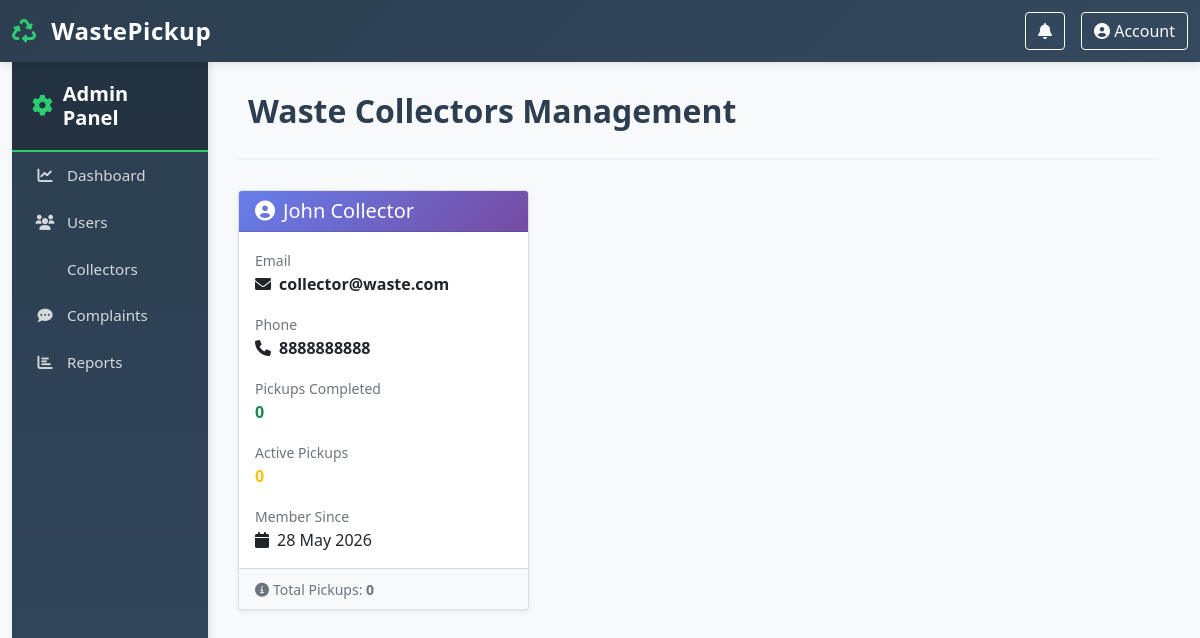
/admin/collectors (signed in), run on the app's committed database.
### app.py (models this page shows)
class User(db.Model):
    id = db.Column(db.Integer, primary_key=True)
    name = db.Column(db.String(100), nullable=False)
    email = db.Column(db.String(120), unique=True, nullable=False)
    password = db.Column(db.String(200), nullable=False)
    phone = db.Column(db.String(15), nullable=False)
    role = db.Column(db.String(20), default='user')  # user, collector, admin
    points = db.Column(db.Integer, default=0)
    created_at = db.Column(db.DateTime, default=datetime.datetime.utcnow)
    addresses = db.relationship('Address', backref='user', lazy=True, cascade='all, delete-orphan')
    pickups = db.relationship('PickupRequest', backref='user', lazy=True, foreign_keys='PickupRequest.user_id')
    collector_pickups = db.relationship('PickupRequest', backref='collector', lazy=True, foreign_keys='PickupRequest.collector_id')
    complaints = db.relationship('Complaint', backref='user', lazy=True)
    notifications = db.relationship('Notification', backref='user', lazy=True)

### app.py (the view)
@app.route('/admin/collectors')
@login_required
@role_required('admin')
def admin_collectors():
    collectors = User.query.filter_by(role='collector').all()
    return render_template('admin_collectors.html', collectors=collectors)

### app.py (called while the page is built)
def login_required(f):
    @wraps(f)
    def decorated_function(*args, **kwargs):
        if 'user_id' not in session:
            flash('Please login first', 'danger')
            return redirect(url_for('login'))
        return f(*args, **kwargs)
    return decorated_function

def role_required(*roles):
    def decorator(f):
        @wraps(f)
        def decorated_function(*args, **kwargs):
            if 'user_id' not in session:
                flash('Please login first', 'danger')
                return redirect(url_for('login'))
            user = User.query.get(session['user_id'])
            if user.role not in roles:
                flash('Access denied', 'danger')
                return redirect(url_for('dashboard'))
            return f(*args, **kwargs)
        return decorated_function
    return decorator

### templates/admin_collectors.html (shortened to what this page needs)
{% extends "base.html" %}
{% block content %}
<div class="page-header">
    <h2> Waste Collectors Management</h2>
</div>
{% if collectors %}
<div class="row">
    {% for collector in collectors %}
    <div class="col-md-6 col-lg-4 mb-4">
        <div class="card h-100 shadow-sm hover-shadow" style="transition: all 0.3s ease;">
            <div class="card-header bg-gradient" style="background: linear-gradient(135deg, #667eea 0%, #764ba2 100%);">
                <h5 class="mb-0 text-white"><i class="fas fa-user-circle me-2"></i>{{ collector.name }}</h5>
            </div>
            <div class="card-body">
                <div class="mb-3">
                    <label class="text-muted small">Email</label>
                    <p class="mb-0"><i class="fas fa-envelope me-2"></i><strong>{{ collector.email }}</strong></p>
                </div>
                <div class="mb-3">
                    <label class="text-muted small">Phone</label>
                    <p class="mb-0"><i class="fas fa-phone me-2"></i><strong>{{ collector.phone }}</strong></p>
                </div>
                <div class="mb-3">
                    <label class="text-muted small">Pickups Completed</label>
                    <p class="mb-0"><strong class="text-success">{{ collector.collector_pickups|selectattr('status', 'equalto', 'completed')|list|length }}</strong></p>
                </div>
                <div class="mb-3">
                    <label class="text-muted small">Active Pickups</label>
                    <p class="mb-0"><strong class="text-warning">{{ collector.collector_pickups|selectattr('status', 'equalto', 'in_progress')|list|length }}</strong></p>
                </div>
                <div>
                    <label class="text-muted small">Member Since</label>
                    <p class="mb-0"><i class="fas fa-calendar me-2"></i>{{ collector.created_at.strftime('%d %b %Y') }}</p>
                </div>
            </div>
            <div class="card-footer bg-light">
                <small class="text-muted">
                    <i class="fas fa-info-circle me-1"></i>Total Pickups: <strong>{{ collector.collector_pickups|length }}</strong>
                </small>
            </div>
        </div>
    </div>
    {% endfor %}
</div>
{% else %}
<div class="alert alert-info" role="alert">
    <i class="fas fa-info-circle me-2"></i> No collectors registered yet.
</div>
{% endif %}
{% endblock %}

### templates/base.html (style rules this page uses)
:root { --primary-color: #2ecc71; --secondary-color: #3498db; --dark-color: #2c3e50; --light-color: #ecf0f1; }
* { margin: 0; padding: 0; box-sizing: border-box; }
body { font-family: 'Segoe UI', Tahoma, Geneva, Verdana, sans-serif; background-color: #f8f9fa; min-height: 100vh; }
.page-header { margin-bottom: 30px; padding-bottom: 20px; border-bottom: 2px solid var(--light-color); }
.page-header h2 { color: var(--dark-color); font-weight: 700; display: flex; align-items: center; gap: 10px; }

### templates/admin_collectors.html (style rules this page uses)
.bg-gradient { background: linear-gradient(135deg, #667eea 0%, #764ba2 100%) !important; }

### data on the page
User: name "John Collector", email "collector@waste.com", phone "8888888888", collector_pickups|selectattr "0", created_at "28 May 2026", collector_pickups|length "0"
